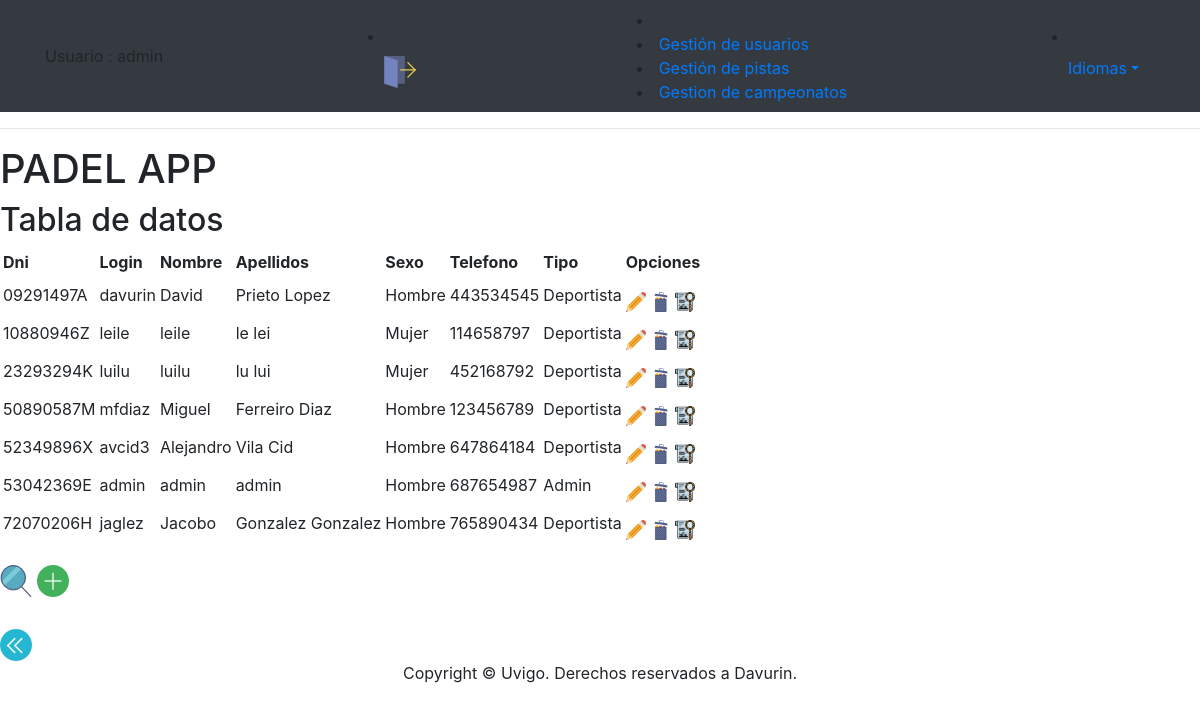
The app's page /app/Controllers/USUARIO_CONTROLLER.php (signed in) with its own data.
### tables this page shows
CREATE TABLE IF NOT EXISTS `Usuario` (
  `Dni` VARCHAR(12) NOT NULL,
  `Login` VARCHAR(25) NOT NULL,
  `Password` VARCHAR(128) NOT NULL,
  `Nombre` VARCHAR(30) NOT NULL,
  `Apellidos` VARCHAR(45) NOT NULL,
  `Sexo` VARCHAR(6) CHARACTER SET 'armscii8' NOT NULL,
  `Tipo` VARCHAR(12) NOT NULL,
  `Telefono` VARCHAR(14) NOT NULL,
  PRIMARY KEY (`Dni`),
  UNIQUE INDEX `Login_UNIQUE` (`Login` ASC) );

### app/Controllers/USUARIO_CONTROLLER.php (called while the page is built, shortened)
<?php
include '../Functions/Authentication.php';
include '../Models/USUARIO_MODEL.php';
include '../Views/USUARIO/USUARIO_SHOWALL_View.php';
switch ( $_REQUEST[ 'action' ] ) {
	default:
			if($_SESSION['tipo'] == 'Admin'){
						if ( !$_POST ) {
						$USUARIO = new USUARIO_MODEL( '', '', '', '', '', '', '', '', '');
						} else {
							$USUARIO = get_data_form();
						}
						$datos = $USUARIO->SEARCH();
						$lista = array( 'Dni','Login','Nombre','Apellidos','Sexo','Telefono','Tipo');
						new USUARIO_SHOWALL( $lista, $datos);
   				}else{
				new USUARIO_DEFAULT();
			}
}
?>

### app/Functions/Authentication.php (called while the page is built)
<?php
function IsAuthenticated(){
	if (!isset($_SESSION['login']) && !isset($_SESSION['tipo'])){
		return false;
	}
	else{
		return true;
	}
}
?>

### app/Models/USUARIO_MODEL.php (called while the page is built, shortened)
<?php
class USUARIO_MODEL{
	var $Login;
    var $Password;
	var $Dni;
	var $Nombre;
	var $Apellidos;
    var $Sexo;
	var $Telefono;
    var $Tipo;
	var $mysqli;
	function __construct($Login,$Password,$Dni,$Nombre,$Apellidos,$Telefono,$Sexo,$Tipo) {
		$this->Login = $Login;
        $this->Password=$Password;
		$this->Dni = $Dni;
		$this->Nombre = $Nombre;
		$this->Apellidos = $Apellidos;
        $this->Sexo = $Sexo;
        $this->Tipo=$Tipo;
		$this->Telefono = $Telefono;
		include_once '../Functions/BdAdmin.php';
		$this->mysqli = ConectarBD();
	}
	function SEARCH() {
		$sql = "select Dni,
					Login,
                    Password,
					Nombre,
					Apellidos,
                    Sexo,
					Telefono,
                    Tipo
       			from USUARIO
    			where
    				(
					(BINARY Login LIKE '%$this->Login%') &&
                    (BINARY Password LIKE '%$this->Password%') &&
    				(BINARY Dni LIKE '%$this->Dni%') &&
					(BINARY Nombre LIKE '%$this->Nombre%') &&
	 				(BINARY Apellidos LIKE '%$this->Apellidos%') &&
                    (BINARY Sexo LIKE '%$this->Sexo%') &&
	 				(BINARY Telefono LIKE '%$this->Telefono%') &&
					(BINARY Tipo LIKE '%$this->Tipo%')
    				)";
		if ( !( $resultado = $this->mysqli->query( $sql ) ) ) {
			return 'Error en la consulta sobre la base de datos';
		} else {
			return $resultado;
		}
	}
 	}
?>

### app/Functions/BdAdmin.php (called while the page is built, shortened)
<?php
function ConectarBD()
	{
	    $mysqli = new mysqli("localhost", "user", "pass", "abpbase");
		return $mysqli;
	}
?>

### app/Views/USUARIO/USUARIO_SHOWALL_View.php (the view, shortened to what this page needs)
<?php
class USUARIO_SHOWALL {
	function __construct( $lista, $datos) {
		$this->lista = $lista;
		$this->datos = $datos;
		$this->render($this->lista,$this->datos);
	}
	function render($lista,$datos){
		$this->datos = $datos;
	include '../Views/Header.php';
?>
		<div class="seccion">
			<h2>
				<?php echo $strings['Tabla de datos'];?>
			</h2>
			<table>
				<caption style="margin-bottom:10px;">
					<form action='../Controllers/USUARIO_CONTROLLER.php'>
						<button id ="buttonBien"  type="submit" name="action" value="SEARCH"><img src="../Views/icon/buscar.png" alt="BUSCAR" /></button>
						<button id ="buttonBien"  type="submit" name="action" value="ADD"><img src="../Views/icon/añadir.png" alt="AÑADIR" /></button>
					</form>
				</caption>
				<tr>
<?php
					foreach ( $lista as $atributo ) {
?>
					<th>
						<?php echo $strings[$atributo]?>
					</th>
<?php
					}
?>
					<th colspan="4" >
						<?php echo $strings['Opciones']?>
					</th>
				</tr>
<?php
				while ( $fila = mysqli_fetch_array( $this->datos ) ) {
?>
				<tr>
<?php
					foreach ( $lista as $atributo ) {
?>
					<td>
<?php
							echo $fila[ $atributo ];
?>
					</td>
<?php
					}
?>
					<td>
						<form action="../Controllers/USUARIO_CONTROLLER.php" method="get" style="display:inline" >
								<button id ="buttonBien" type="submit" name="action" value="EDIT" ><img src="../Views/icon/modificar.png" alt="<?php echo $strings['Modificar']?>" width="20" height="20" /></button>
					<td>
								<button id ="buttonBien" type="submit" name="action" value="DELETE" ><img src="../Views/icon/eliminar.png" alt="<?php echo $strings['Eliminar']?>" width="20" height="20" /></button>
					<td>
								<button id ="buttonBien" type="submit" name="action" value="SHOWCURRENT" ><img src="../Views/icon/verDetalles.png" alt="<?php echo $strings['Ver en detalle']?>" width="20" height="20"/></button>
						</form>
				    <td>
				</tr>
<?php
				}
?>
			</table>
			<form action='../Controllers/USUARIO_CONTROLLER.php' method="post">
				<button id ="buttonBien" type="submit"><img src="../Views/icon/atras.png" alt="<?php echo $strings['Atras']?>" /></button>
			</form>
		</div>
<?php
		include '../Views/Footer.php';
		}
		}
?>

### app/Views/Header.php (shortened to what this page needs)
<?php
	include_once '../Functions/Authentication.php';
?>
<!doctype html>
<html lang="es">
  <head>
	<link rel="stylesheet" type="text/css" media="screen" href="../Views/css/bootstrap-4.0.0.css" hreflang="es">
	<link rel="stylesheet" type="text/css" media="screen" href="../Views/js/tcal/tcal.css" hreflang="es">
  </head>
  <body>
	  <header>
    <nav class="navbar navbar-expand-lg navbar-dark bg-dark">
      <div class="container">
		<?php	if (IsAuthenticated()){  ?>
		<?php 	echo $strings['Usuario'] . ' : ' . $_SESSION['login'] . '<br>'; ?>
			  <li class="nav-item">
              <a class="nav-link disabled" href="../Functions/Desconectar.php" alt="<?php echo $strings['Desconectarse']?>"/>
              <img src="../Views/icon/desconexion.png" width="32" height="32" alt="<?php echo $strings['Desconectarse']?>" style="float:right;">
            </li>
<?php
	}
?>			<li>
			<nav>
	<?php if (isset($_SESSION['login'])) {
 ?>
		<li>
			<a href="../Controllers/USUARIO_CONTROLLER.php" class="primerNivel"/><?php echo $strings['Gestion de usuarios']?></a>
		</li>
		<?php } ?>
				<?php if (isset($_SESSION['login']) & isset($_SESSION['tipo'])) {
 ?>
		<?php if($_SESSION['tipo'] == 'Admin'){ ?>
		<li>
			<a href="../Controllers/PISTA_CONTROLLER.php" class="primerNivel"/><?php echo $strings['Gestión de pistas'] ?></a>
		</li>
		<?php }
 ?>
		<?php } ?>
	<?php if (isset($_SESSION['login']) & isset($_SESSION['tipo'])) {
 ?>
		<?php if($_SESSION['tipo'] == 'Admin'){ ?>
		<li>
			<a href="../Controllers/CAMPEONATO_CONTROLLER.php" class="primerNivel"><?php echo 'Gestion de campeonatos' ?></a>
		</li>
		<?php }
 ?>
		<?php } ?>
			</nav>
				</li>
            <li class="nav-item dropdown">
			<form name='idiomform' action="../Functions/CambioIdioma.php" method="post">
              <a class="nav-link dropdown-toggle" href="<?php echo $strings['idioma']; ?>" id="navbarDropdown" role="button" data-toggle="dropdown" aria-haspopup="true" aria-expanded="false">Idiomas</a>
			</form>
            </li>
        </div>
</nav>
	  <hr>
	  	<div class="titulo"><h1>PADEL APP</h1></div>
	</header>

### app/Views/Footer.php (shortened to what this page needs)
	<footer class="text-center" 		display: "block";
		margin: "4px"
		padding: "15px"
		border-top: "2px solid #000"
		background: "#CCC">
      <div class="container">
        <div class="row">
          <div class="col-12">
            <p>Copyright © Uvigo. Derechos reservados a Davurin.</p>
          </div>
        </div>
      </div>
	</footer>
  </body>
</html>

### records on screen
usuario: Dni "09291497A", Login "davurin", Nombre "David", Apellidos "Prieto Lopez", Sexo "Hombre", Telefono "443534545", Tipo "Deportista"
usuario: Dni "10880946Z", Login "leile", Nombre "leile", Apellidos "le lei", Sexo "Mujer", Telefono "114658797", Tipo "Deportista"
usuario: Dni "23293294K", Login "luilu", Nombre "luilu", Apellidos "lu lui", Sexo "Mujer", Telefono "452168792", Tipo "Deportista"
usuario: Dni "50890587M", Login "mfdiaz", Nombre "Miguel", Apellidos "Ferreiro Diaz", Sexo "Hombre", Telefono "123456789", Tipo "Deportista"
usuario: Dni "52349896X", Login "avcid3", Nombre "Alejandro", Apellidos "Vila Cid", Sexo "Hombre", Telefono "647864184", Tipo "Deportista"
usuario: Dni "53042369E", Login "admin", Nombre "admin", Apellidos "admin", Sexo "Hombre", Telefono "687654987", Tipo "Admin"
usuario: Dni "72070206H", Login "jaglez", Nombre "Jacobo", Apellidos "Gonzalez Gonzalez", Sexo "Hombre", Telefono "765890434", Tipo "Deportista"

### other values on screen
$strings['Usuario'] "Usuario"
$_SESSION['login'] "admin"
$strings['Gestion de usuarios'] "Gestión de usuarios"
$strings['Gestión de pistas'] "Gestión de pistas"
$strings['Tabla de datos'] "Tabla de datos"
$strings[$atributo] "Dni"
$strings[$atributo] "Login"
$strings[$atributo] "Nombre"
$strings[$atributo] "Apellidos"
$strings[$atributo] "Sexo"
$strings[$atributo] "Telefono"
$strings[$atributo] "Tipo"
$strings['Opciones'] "Opciones"
